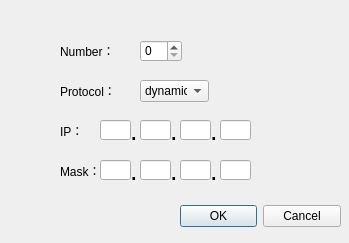
<?xml version="1.0" encoding="UTF-8"?>
<ui version="4.0">
 <class>NodeSetDialog</class>
 <widget class="QDialog" name="NodeSetDialog">
  <property name="geometry">
   <rect>
    <x>0</x>
    <y>0</y>
    <width>349</width>
    <height>243</height>
   </rect>
  </property>
  <property name="windowTitle">
   <string>Dialog</string>
  </property>
  <widget class="QDialogButtonBox" name="buttonBox">
   <property name="geometry">
    <rect>
     <x>180</x>
     <y>200</y>
     <width>161</width>
     <height>32</height>
    </rect>
   </property>
   <property name="orientation">
    <enum>Qt::Horizontal</enum>
   </property>
   <property name="standardButtons">
    <set>QDialogButtonBox::Cancel|QDialogButtonBox::Ok</set>
   </property>
  </widget>
  <widget class="QLabel" name="label_ip">
   <property name="geometry">
    <rect>
     <x>60</x>
     <y>120</y>
     <width>31</width>
     <height>21</height>
    </rect>
   </property>
   <property name="text">
    <string>IP：</string>
   </property>
  </widget>
  <widget class="QLabel" name="label_mask">
   <property name="geometry">
    <rect>
     <x>60</x>
     <y>160</y>
     <width>61</width>
     <height>21</height>
    </rect>
   </property>
   <property name="text">
    <string>Mask：</string>
   </property>
  </widget>
  <widget class="QLineEdit" name="lineEdit_ip_1">
   <property name="geometry">
    <rect>
     <x>100</x>
     <y>120</y>
     <width>31</width>
     <height>20</height>
    </rect>
   </property>
   <property name="text">
    <string/>
   </property>
  </widget>
  <widget class="QLabel" name="label_number">
   <property name="geometry">
    <rect>
     <x>60</x>
     <y>40</y>
     <width>51</width>
     <height>21</height>
    </rect>
   </property>
   <property name="text">
    <string>Number：</string>
   </property>
  </widget>
  <widget class="QLabel" name="label_protocol">
   <property name="geometry">
    <rect>
     <x>60</x>
     <y>80</y>
     <width>61</width>
     <height>21</height>
    </rect>
   </property>
   <property name="text">
    <string>Protocol：</string>
   </property>
  </widget>
  <widget class="QComboBox" name="comboBox">
   <property name="geometry">
    <rect>
     <x>140</x>
     <y>80</y>
     <width>69</width>
     <height>22</height>
    </rect>
   </property>
   <item>
    <property name="text">
     <string>dynamic</string>
    </property>
   </item>
   <item>
    <property name="text">
     <string>static</string>
    </property>
   </item>
  </widget>
  <widget class="QSpinBox" name="spinBox">
   <property name="geometry">
    <rect>
     <x>140</x>
     <y>40</y>
     <width>42</width>
     <height>22</height>
    </rect>
   </property>
  </widget>
  <widget class="QLabel" name="label_ip_2">
   <property name="geometry">
    <rect>
     <x>130</x>
     <y>120</y>
     <width>16</width>
     <height>21</height>
    </rect>
   </property>
   <property name="font">
    <font>
     <pointsize>20</pointsize>
    </font>
   </property>
   <property name="text">
    <string>.</string>
   </property>
  </widget>
  <widget class="QLineEdit" name="lineEdit_ip_2">
   <property name="geometry">
    <rect>
     <x>140</x>
     <y>120</y>
     <width>31</width>
     <height>20</height>
    </rect>
   </property>
   <property name="text">
    <string/>
   </property>
  </widget>
  <widget class="QLabel" name="label_ip_3">
   <property name="geometry">
    <rect>
     <x>170</x>
     <y>120</y>
     <width>16</width>
     <height>21</height>
    </rect>
   </property>
   <property name="font">
    <font>
     <pointsize>20</pointsize>
    </font>
   </property>
   <property name="text">
    <string>.</string>
   </property>
  </widget>
  <widget class="QLineEdit" name="lineEdit_ip_3">
   <property name="geometry">
    <rect>
     <x>180</x>
     <y>120</y>
     <width>31</width>
     <height>20</height>
    </rect>
   </property>
   <property name="text">
    <string/>
   </property>
  </widget>
  <widget class="QLabel" name="label_ip_4">
   <property name="geometry">
    <rect>
     <x>210</x>
     <y>120</y>
     <width>16</width>
     <height>21</height>
    </rect>
   </property>
   <property name="font">
    <font>
     <pointsize>20</pointsize>
    </font>
   </property>
   <property name="text">
    <string>.</string>
   </property>
  </widget>
  <widget class="QLineEdit" name="lineEdit_ip_4">
   <property name="geometry">
    <rect>
     <x>220</x>
     <y>120</y>
     <width>31</width>
     <height>20</height>
    </rect>
   </property>
   <property name="text">
    <string/>
   </property>
  </widget>
  <widget class="QLineEdit" name="lineEdit_mask_1">
   <property name="geometry">
    <rect>
     <x>100</x>
     <y>160</y>
     <width>31</width>
     <height>20</height>
    </rect>
   </property>
   <property name="text">
    <string/>
   </property>
  </widget>
  <widget class="QLineEdit" name="lineEdit_mask_3">
   <property name="geometry">
    <rect>
     <x>180</x>
     <y>160</y>
     <width>31</width>
     <height>20</height>
    </rect>
   </property>
   <property name="text">
    <string/>
   </property>
  </widget>
  <widget class="QLabel" name="label_ip_5">
   <property name="geometry">
    <rect>
     <x>130</x>
     <y>160</y>
     <width>16</width>
     <height>21</height>
    </rect>
   </property>
   <property name="font">
    <font>
     <pointsize>20</pointsize>
    </font>
   </property>
   <property name="text">
    <string>.</string>
   </property>
  </widget>
  <widget class="QLabel" name="label_ip_6">
   <property name="geometry">
    <rect>
     <x>170</x>
     <y>160</y>
     <width>16</width>
     <height>21</height>
    </rect>
   </property>
   <property name="font">
    <font>
     <pointsize>20</pointsize>
    </font>
   </property>
   <property name="text">
    <string>.</string>
   </property>
  </widget>
  <widget class="QLineEdit" name="lineEdit_mask_4">
   <property name="geometry">
    <rect>
     <x>220</x>
     <y>160</y>
     <width>31</width>
     <height>20</height>
    </rect>
   </property>
   <property name="text">
    <string/>
   </property>
  </widget>
  <widget class="QLineEdit" name="lineEdit_mask_2">
   <property name="geometry">
    <rect>
     <x>140</x>
     <y>160</y>
     <width>31</width>
     <height>20</height>
    </rect>
   </property>
   <property name="text">
    <string/>
   </property>
  </widget>
  <widget class="QLabel" name="label_ip_7">
   <property name="geometry">
    <rect>
     <x>210</x>
     <y>160</y>
     <width>16</width>
     <height>21</height>
    </rect>
   </property>
   <property name="font">
    <font>
     <pointsize>20</pointsize>
    </font>
   </property>
   <property name="text">
    <string>.</string>
   </property>
  </widget>
 </widget>
 <resources/>
 <connections>
  <connection>
   <sender>buttonBox</sender>
   <signal>accepted()</signal>
   <receiver>NodeSetDialog</receiver>
   <slot>accept()</slot>
   <hints>
    <hint type="sourcelabel">
     <x>248</x>
     <y>254</y>
    </hint>
    <hint type="destinationlabel">
     <x>157</x>
     <y>274</y>
    </hint>
   </hints>
  </connection>
  <connection>
   <sender>buttonBox</sender>
   <signal>rejected()</signal>
   <receiver>NodeSetDialog</receiver>
   <slot>reject()</slot>
   <hints>
    <hint type="sourcelabel">
     <x>316</x>
     <y>260</y>
    </hint>
    <hint type="destinationlabel">
     <x>286</x>
     <y>274</y>
    </hint>
   </hints>
  </connection>
 </connections>
</ui>
